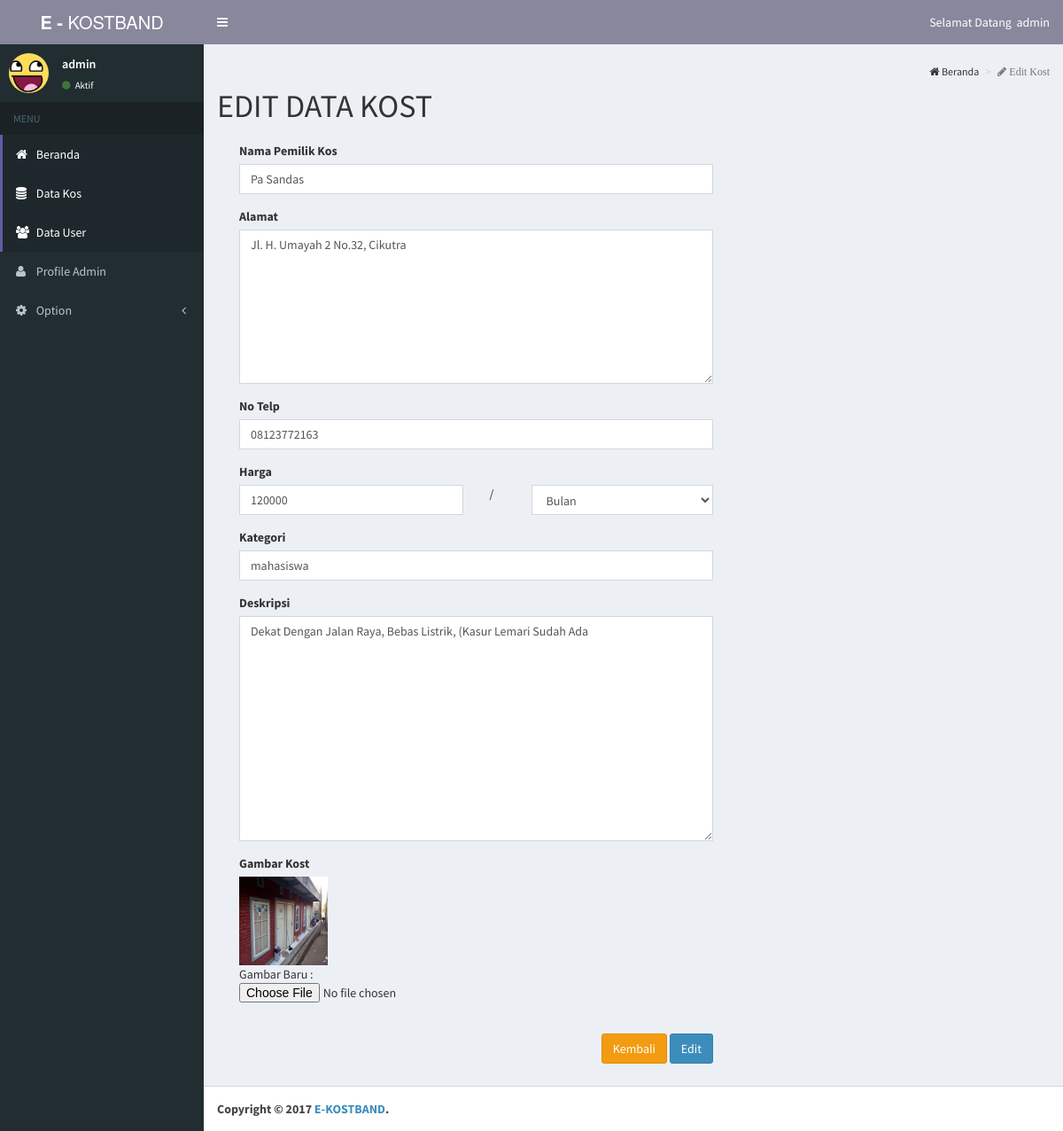
The page /admin/admineditkosuser.php?idkos=17 (signed in) on the database its author committed.
### tables this page shows
CREATE TABLE IF NOT EXISTS `kos` (
  `idkos` int(20) NOT NULL AUTO_INCREMENT,
  `id_user` int(11) NOT NULL,
  `namakos` varchar(70) DEFAULT NULL,
  `alamat` text,
  `harga` int(30) DEFAULT NULL,
  `per` varchar(20) DEFAULT NULL,
  `kategori` varchar(50) DEFAULT NULL,
  `deskripsi` varchar(100) DEFAULT NULL,
  `gambar` varchar(100) DEFAULT NULL,
  `no_telp` varchar(12) NOT NULL,
  PRIMARY KEY (`idkos`)
);

### admin/fungsi/ekost.php (called while the page is built, shortened)
<?php
  function tampilkosperid($id){
    global $konek;
    $query = mysqli_query($konek, "SELECT * FROM kos WHERE idkos = $id");
    return $query;
  }
 ?>

### admin/admineditkosuser.php (the view, shortened to what this page needs)
<?php
include('ceksessionadmin.php');
include ('fungsi/koneksi.php');
include ('fungsi/ekost.php');
$id = $_GET['idkos'];
$tampil = tampilkosperid($id);
 ?>
<!DOCTYPE html>
<html>
<head>
  <link rel="stylesheet" href="bootstrap/css/bootstrap.min.css">
  <link rel="stylesheet" href="dist/font-awesome/css/font-awesome.min.css">
  <link rel="stylesheet" href="dist/css/AdminLTE.min.css">
  <link rel="stylesheet" href="dist/css/skins/skin-purple.min.css">
   <link rel="stylesheet" type="text/css" href="plugins/swal/sweetalert.css">
</head>
<body class="hold-transition skin-purple sidebar-mini">
  <div class="wrapper">
    <header class="main-header">
      <a href="adminhome.php" class="logo">
        <span class="logo-lg"><b>E -</b> KOSTBAND</span>
      </a>
      <nav class="navbar navbar-static-top" role="navigation">
        <a href="#" class="sidebar-toggle" data-toggle="offcanvas" role="button">
        </a>
        <div class="navbar-custom-menu">
          <ul class="nav navbar-nav">
            <li class="">
                 <a href="#" class="disabled" data-toggle="dropdown">
                   <span class="">Selamat Datang &nbsp;<?php echo $_SESSION['nama']; ?></span>
                 </a>
               </li>
             </ul>
        </div>
      </nav>
    </header>
    <aside class="main-sidebar">
      <section class="sidebar">
        <div class="user-panel">
          <div class="pull-left image">
            <img src="dist/img/asd.jpeg" class="img-circle" alt="User Image">
          </div>
          <div class="pull-left info">
            <p> <?php echo $_SESSION['nama']; ?> </p>
            <a href="#"><i class="fa fa-circle text-success"></i> Aktif</a>
          </div>
        </div>
        <ul class="sidebar-menu">
          <li class="header">MENU</li>
          <li class="active"><a href="adminhome.php"><i class="fa fa-home"></i> <span>Beranda</span></a></li>
          <li class="active"><a href="datakos.php"><i class="fa fa-database"></i> <span>Data Kos</span></a></li>
          <li class="active"><a href="datauser.php"><i class="fa fa-users"></i> <span>Data User</span></a></li>
          <li><a href="dataadmin.php"><i class="fa fa-user"></i> <span>Profile Admin</span></a></li>
          <li class="treeview">
            <a href="#"><i class="fa fa-gear"></i> <span>Option</span> <i class="fa fa-angle-left pull-right"></i></a>
          </li>
        </ul>
      </section>
    </aside>
  <div class="content-wrapper">
    <section class="content-header">
      <ol class="breadcrumb">
        <li class=""><i class="fa fa-home"></i> Beranda</li>
        <li class="active"><i class="fa fa-pencil"> Edit Kost</i></li>
      </ol>
    </section>
    <section class="content">
      <h1>
      EDIT DATA KOST
      </h1>
      <?php while($hsl = mysqli_fetch_assoc($tampil)): ?>
      <div class="container">
        <div class="row">
          <div class="col-md-6">
                  <form class="form" action="" method="POST" enctype="multipart/form-data">
                    <div class="box-body">
                      <div class="form-group">
                         <label for="namakos">Nama Pemilik Kos</label>
                            <input type="text" name="namakos" class="form-control" value="<?php echo $hsl['namakos']; ?>">
                      </div>
                      <div class="form-group">
                          <label for="alamat">Alamat</label>
                          <textarea name="alamat" class="form-control" rows="8" cols="58"><?php echo $hsl['alamat']; ?></textarea>
                      </div>
                      <div class="form-group">
                          <label for="notelp">No Telp</label>
                          <input type="text" name="notelp" class="form-control" value="<?php echo $hsl['no_telp']; ?>">
                      </div>
                      <div class="form-group">
                         <label for="harga">Harga</label>
                             <div class="row">
                              <div class="col-xs-6">
                                <input type="text" name="harga" class="form-control" value="<?php echo $hsl['harga']; ?>">
                              </div>
                              <div class="col-xs-1" class="form-control">
                                /
                              </div>
                              <div class="col-xs-5">
                                <select class="form-control" name="per">
                                  <option value="Bulan" <?php if($hsl['per'] == 'Bulan') {echo 'selected'; } ?>>Bulan</option>
                              </select>
                              </div>
                        </div>
                      </div>
                    <div class="form-group">
                       <label for="kategori">Kategori</label>
                        <input type="text" name="kategori" class="form-control" value="<?php echo $hsl['kategori']; ?>">
                    </div>
                    <div class="form-group">
                       <label for="deksripsi">Deskripsi</label>
                        <textarea name="deskripsi" class="form-control" rows="12" cols="20"><?php echo $hsl['deskripsi']; ?></textarea>
                    </div>
                    <div class="form-group">
                       <label for="gambar">Gambar Kost</label><br>
                              <td><img src="gambarkost/<?php echo $hsl['gambar'] ?>" name="file" width="100" height="100" alt="gambar" /></td><br>
                            <span>Gambar Baru : <input type="file" name="file"></span><br>
                    </div>
                      <div class="pull-right">
                        <a href="datakos.php" class="btn btn-warning">Kembali</a>
                        <input type="submit" name="submitedit" class="btn btn-primary" value="Edit">
                      </div>
                  </form>
                </div>
          </div>
        <?php endwhile; ?>
  </section></div>
          <footer class="main-footer">
            <strong>Copyright &copy; 2017 <a href="#">E-KOSTBAND</a>.</strong>
          </footer>
        </div>
</body>
</html>

### rows shown on the page
kos: namakos "Pa Sandas", alamat "Jl. H. Umayah 2 No.32, Cikutra", notelp "08123772163", harga "120000", per "Bulan", kategori "mahasiswa", deskripsi "Dekat Dengan Jalan Raya, Bebas Listrik, (Kasur Lemari Sudah Ada", gambar (picture)

### other values the page prints
$_SESSION['nama'] "admin"
